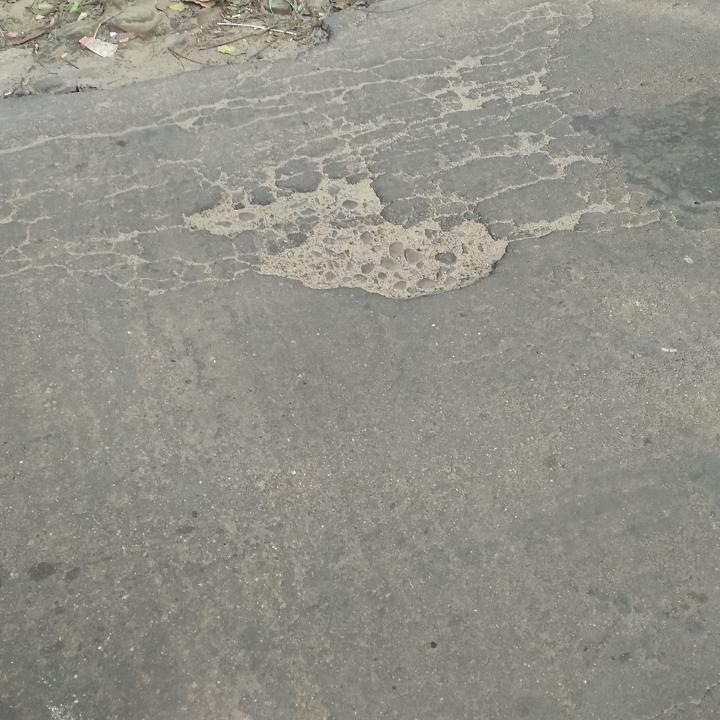
#> input picture samples/img-112_jpg.rf.f2165fc7173878a7c1ad397c7ed595d9.jpg, 720 x 720 px
$ python -i detector.py   (imports and definitions only)
#> lines starting #> are read from the running program, lines starting #| are printed output that depends on the picture; after the words box and inside, x2 and y2 are one past the last pixel; in counts of white or black regions, pixels touching at a corner belong together
### utils/preprocess.py
import cv2
import numpy as np
from pathlib import Path

def to_gray(img):
    """
    Converts an RGB or BGR image to grayscale.
    """
    if len(img.shape) == 3 and img.shape[2] == 3:
        return cv2.cvtColor(img, cv2.COLOR_RGB2GRAY)
    return img.copy()

# [15 lines left out: function load_and_resize, not called in this run]

def preprocess_with_otsu_and_erosion(gray):
    # Apply CLAHE first
    clahe = cv2.createCLAHE(clipLimit=2.0, tileGridSize=(8, 8))
    enhanced = clahe.apply(gray)

    # Global OTSU threshold
    _, binary = cv2.threshold(enhanced, 0, 255, cv2.THRESH_BINARY_INV + cv2.THRESH_OTSU)

    # Erosion with 3x3 kernel
    kernel = np.ones((3, 3), np.uint8)
    eroded = cv2.erode(binary, kernel, iterations=1)

    return eroded

### features.py
import numpy as np
import cv2

# --- Darkness Score ---
def get_darkness_score(roi, debug=False):
    mean = roi.mean()
    threshold = mean * 0.6
    mask = roi < threshold
    dark_frac = mask.mean()

    if debug:
        print(f"[DARKNESS] ROI mean={mean:.1f}, threshold={threshold:.1f}, dark_fraction={dark_frac:.3f}")

    return float(np.clip(dark_frac * 2.5, 0.0, 1.0))  # Boost scoring

# --- Texture Score (standard deviation) ---
def get_texture_score(roi, debug=False):
    sigma = roi.std()

    # Normalize std dev to score between 0 and 1
    score = np.clip(sigma / 25.0, 0.0, 1.0)

    if debug:
        print(f"[TEXTURE] σ={sigma:.2f}, score={score:.2f}")

    return float(score)

# --- Shape Score ---
def get_shape_score(contour, debug=False):
    area = cv2.contourArea(contour)
    x, y, w, h = cv2.boundingRect(contour)
    rect_area = w * h
    aspect = w / (h + 1e-6)

    extent = area / (rect_area + 1e-6)
    circularity = 4 * np.pi * area / (cv2.arcLength(contour, True)**2 + 1e-6)

    score = 0.0
    if 0.5 < aspect < 2.0 and extent > 0.4:
        score = np.clip(circularity * 2, 0.0, 1.0)

    if debug:
        print(f"[SHAPE] aspect={aspect:.2f}, extent={extent:.2f}, circularity={circularity:.2f}, score={score:.2f}")

    return float(score)

# --- ORB Keypoint Density ---
def get_orb_score(img, box, debug=False):
    x, y, w, h = box
    roi_gray = cv2.cvtColor(img[y:y+h, x:x+w], cv2.COLOR_RGB2GRAY)
    orb = cv2.ORB_create()
    keypoints = orb.detect(roi_gray, None)

    density = len(keypoints) / (w * h + 1e-6)
    score = np.clip(density * 3000, 0.0, 1.0)

    if debug:
        print(f"[ORB] keypoints={len(keypoints)}, density={density:.5f}, score={score:.2f}")

    return float(score)

### detector.py
import numpy as np
import cv2
from utils.preprocess import to_gray, preprocess_with_otsu_and_erosion
from features import (
    get_darkness_score,
    get_texture_score,
    get_shape_score,
    get_orb_score
)

CFG = dict(
    blur_kernel        = (5, 5),
    adaptive_blocksize = 21,
    adaptive_C         = 10,
    min_area_px        = 150,
    confidence_thresh  = 0.5,
    debug              = False
)

def detect_best_pothole(img, cfg=None, debug=False):
    p = {**CFG, **(cfg or {})}
    gray = to_gray(img)

    results = []

    # --- OTSU path ---
    mask_otsu = preprocess_with_otsu_and_erosion(gray)
    results.append(_get_best_from_mask(mask_otsu, img, gray, p, debug, label="OTSU"))

    # --- Adaptive Threshold path ---
    blurred = cv2.GaussianBlur(gray, p['blur_kernel'], 0)
    mask_adapt = cv2.adaptiveThreshold(
        blurred, 255,
        cv2.ADAPTIVE_THRESH_MEAN_C,
        cv2.THRESH_BINARY_INV,
        p['adaptive_blocksize'],
        p['adaptive_C']
    )
    results.append(_get_best_from_mask(mask_adapt, img, gray, p, debug, label="ADAPTIVE"))

    # --- Return best of both ---
    best_conf, best_box = max(results, key=lambda x: x[0])
    if best_conf >= p['confidence_thresh']:
        return best_conf, best_box
    return 0.0, (0, 0, 1, 1)

# --- Helper for extracting best candidate from a binary mask ---
def _get_best_from_mask(binary, img, gray, p, debug=False, label=""):
    contours, _ = cv2.findContours(binary, cv2.RETR_EXTERNAL, cv2.CHAIN_APPROX_SIMPLE)
    if debug:
        print(f"[{label}] Found {len(contours)} contours")

    best_conf = 0.0
    best_box = None

    for cnt in contours:
        x, y, w, h = cv2.boundingRect(cnt)
        area = w * h
        if area < p['min_area_px']:
            continue

        roi = gray[y:y+h, x:x+w]
        c_dark   = get_darkness_score(roi, debug)
        c_tex    = get_texture_score(roi, debug)
        c_shape  = get_shape_score(cnt, debug)
        c_orb    = get_orb_score(img, (x, y, w, h), debug)

        confidence = (
            0.3 * c_dark +
            0.3 * c_tex +
            0.2 * c_shape +
            0.2 * c_orb
        )

        if debug:
            print(f"[{label}] CANDIDATE @({x},{y},{w},{h}) → conf: {confidence:.2f}")

        if confidence > best_conf:
            best_conf = confidence
            best_box = (x, y, w, h)

    return best_conf, best_box

>>> import cv2
>>> picture = cv2.imread('samples/img-112_jpg.rf.f2165fc7173878a7c1ad397c7ed595d9.jpg')
#> picture is the input picture: shape (720, 720, 3); mean B, G, R 136.8, 145.6, 146.2
>>> result = detect_best_pothole(picture)
#> in preprocess_with_otsu_and_erosion, `enhanced = clahe.apply(gray)`:
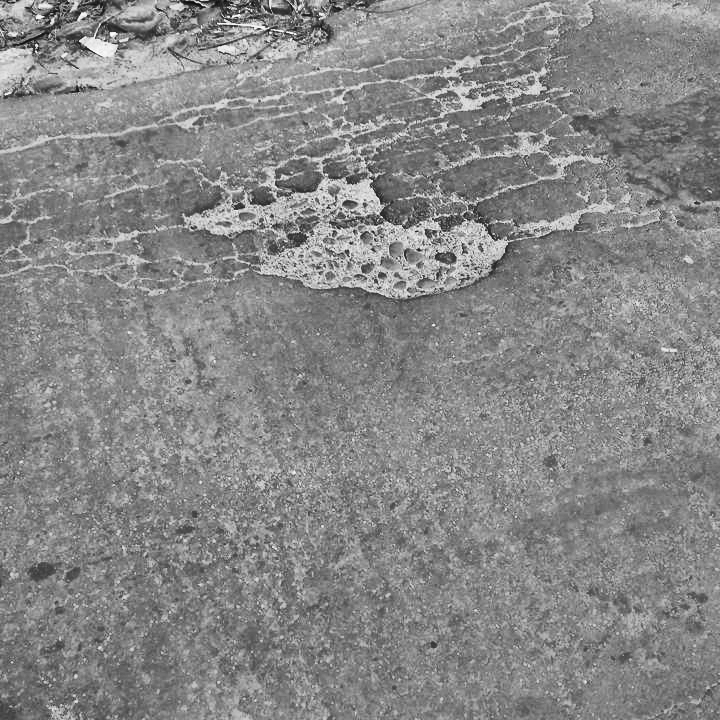
#> enhanced: shape (720, 720); min 11, max 255, mean 135.2
#> in preprocess_with_otsu_and_erosion, `_, binary = cv2.threshold(enhanced, 0, 255, cv2.THRESH_BINARY_INV + cv..`:
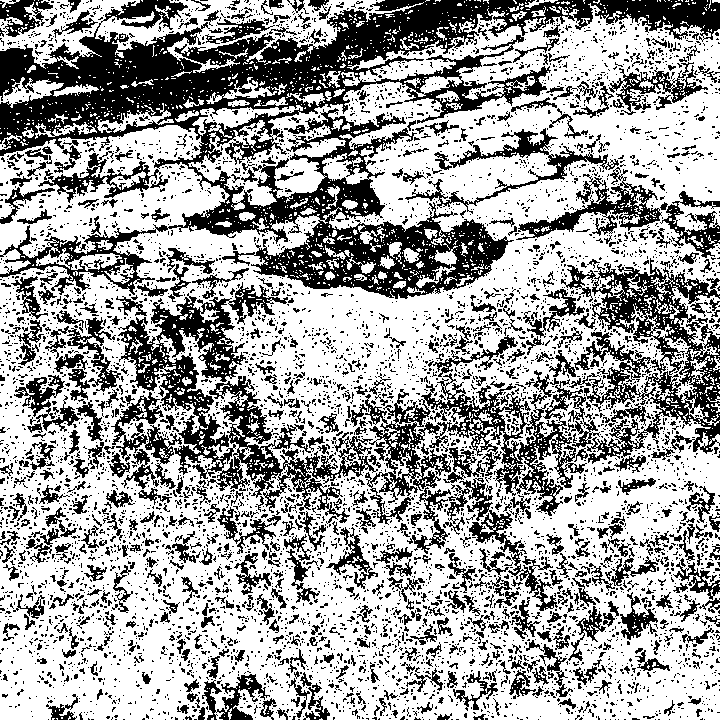
#> binary: shape (720, 720); 63.6% white; 6099 black regions (5423 under 20 px), largest, box (x1, y1, x2, y2) and area: (0, 0, 720, 299) 61175, (118, 282, 378, 523) 14458, (561, 258, 720, 473) 11381
#> in preprocess_with_otsu_and_erosion, `eroded = cv2.erode(binary, kernel, iterations=1)`:
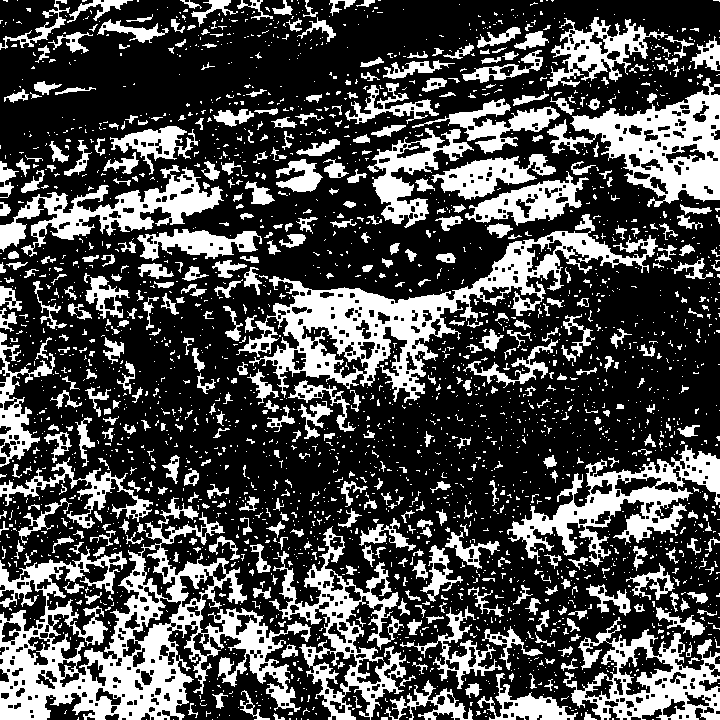
#> eroded: shape (720, 720); 30.1% white; 2613 white regions (2130 under 20 px)
#> in _get_best_from_mask, `contours, _ = cv2.findContours(binary, cv2.RETR_EXTERNAL, cv2.CHAIN_AP..`: contours = 2581 contours, 2265 with area under 20; largest, box (x1, y1, x2, y2) and area: (0, 497, 311, 720) 27738, (236, 214, 658, 403) 18432, (547, 78, 720, 207) 10018, (563, 617, 720, 720) 8368, (507, 445, 720, 567) 8338
#> the loop in _get_best_from_mask, `for cnt in contours:` made 2581 passes
#> (c_dark, c_tex, c_shape) on passes 63, 67, 79, 154, 226, 239, 767, 1870: (0, 0.272, 0), (0, 0.396, 0), (0, 0.196, 0.618), (0, 0.243, 0.766), (0, 0.315, 0.663), (0.000155, 0.315, 0.101), (0, 0.47, 0), (0, 0.744, 1)
#> after the loop in _get_best_from_mask, `for cnt in contours:`:
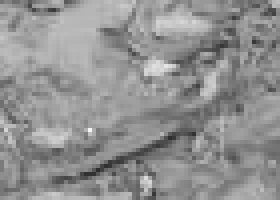
#> roi: shape (50, 70) (shown 4 times larger); min 45, max 245, mean 145.3
#> after the loop in _get_best_from_mask, `for cnt in contours:`: best_conf = 0.452
#> in detect_best_pothole, `mask_adapt = cv2.adaptiveThreshold( blurred, 255, cv2.ADAPTIVE_THRESH_..`:
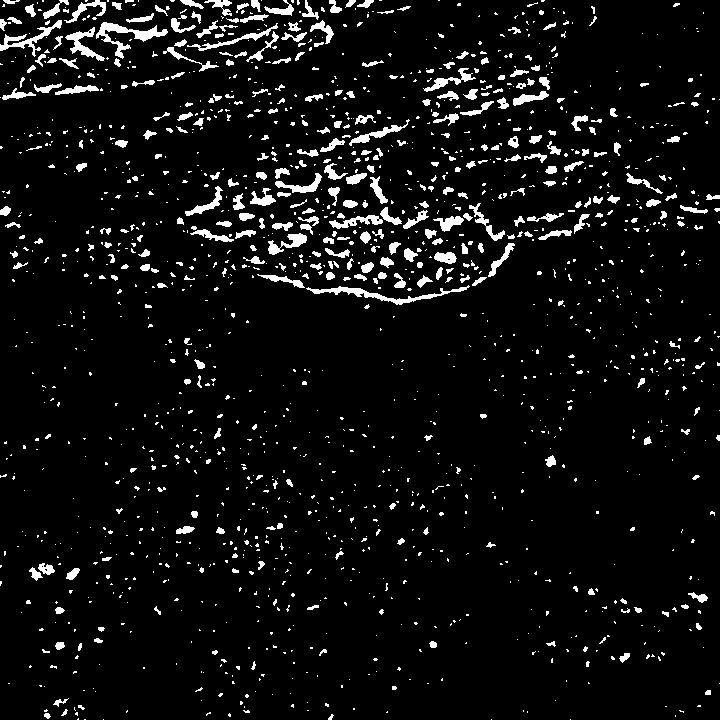
#> mask_adapt: shape (720, 720); 6.1% white; 1619 white regions (1263 under 20 px)
#> in _get_best_from_mask (call 2), `contours, _ = cv2.findContours(binary, cv2.RETR_EXTERNAL, cv2.CHAIN_AP..`: contours = 1619 contours, 1386 with area under 20; largest, box (x1, y1, x2, y2) and area: (96, 22, 168, 59) 582, (306, 285, 470, 305) 540, (0, 20, 62, 57) 376, (65, 27, 105, 61) 346, (268, 233, 307, 255) 288
#> the loop in _get_best_from_mask (call 2), `for cnt in contours:` made 1619 passes

$ run again, on samples/img-118_jpg.rf.75b7bf6e55f6d7b25f190d74200033c8.jpg
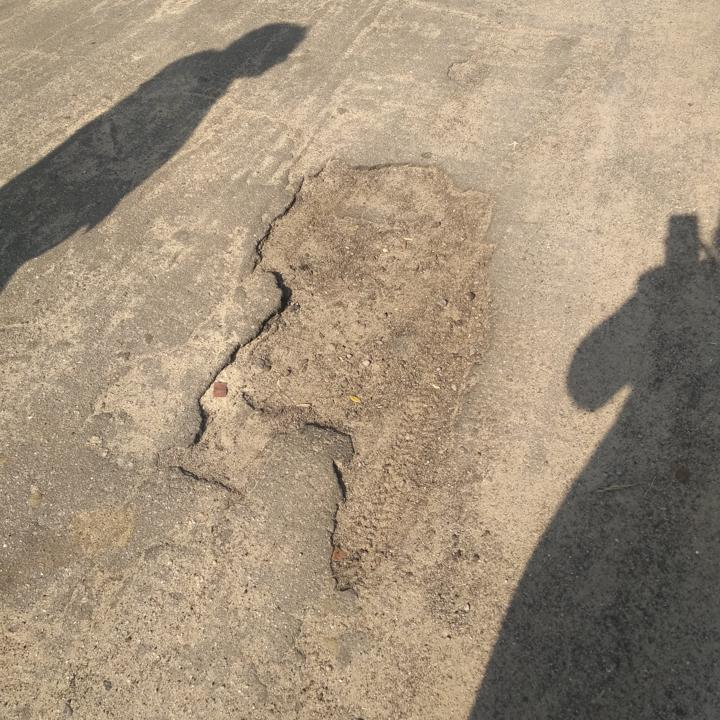
#> input picture samples/img-118_jpg.rf.75b7bf6e55f6d7b25f190d74200033c8.jpg, 720 x 720 px
#> picture is the input picture: shape (720, 720, 3); mean B, G, R 123.2, 145, 161.8
#> in preprocess_with_otsu_and_erosion, `_, binary = cv2.threshold(enhanced, 0, 255, cv2.THRESH_BINARY_INV + cv..`:
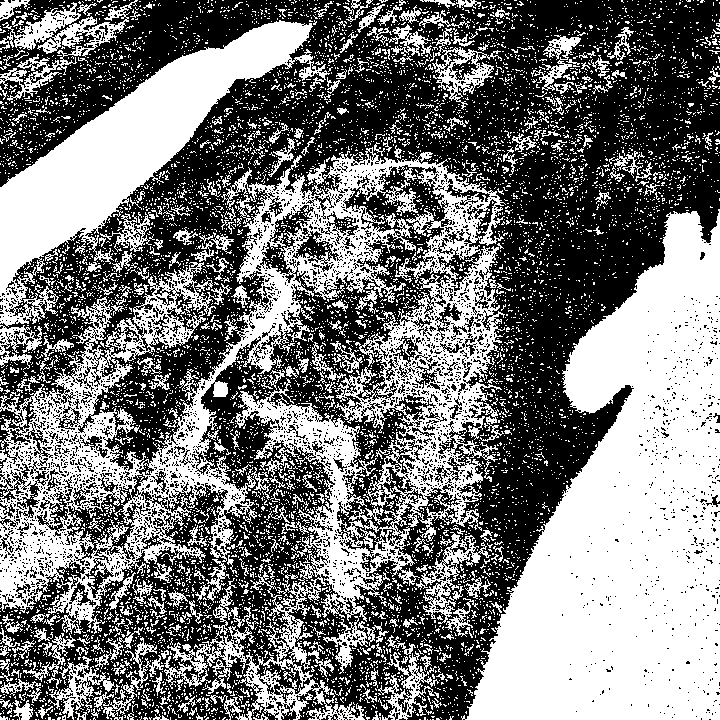
#> binary: shape (720, 720); 47.5% white; 8205 white regions (7810 under 20 px), largest, box (x1, y1, x2, y2) and area: (0, 147, 506, 720) 82026, (461, 209, 720, 720) 77274, (0, 20, 330, 327) 27120
#> eroded: shape (720, 720); 21.6% white; 1968 white regions (1833 under 20 px)
#> contours = 1968 contours, 1895 with area under 20; largest, box (x1, y1, x2, y2) and area: (468, 212, 720, 720) 74895, (0, 22, 311, 295) 23305, (327, 531, 369, 597) 804, (241, 269, 292, 346) 774, (299, 420, 354, 465) 548
#> the loop in _get_best_from_mask, `for cnt in contours:` made 1968 passes
#> (mean in get_darkness_score, threshold in get_darkness_score, dark_frac in get_darkness_score) on pass 48: (132.4, 79.46, 0.00893)
#> after the loop in _get_best_from_mask, `for cnt in contours:`: best_conf = 0.62
#> mask_adapt: shape (720, 720); 12.6% white; 3660 white regions (2927 under 20 px)
#> contours = 3660 contours, 3234 with area under 20; largest, box (x1, y1, x2, y2) and area: (0, 23, 312, 293) 4902, (468, 395, 634, 720) 2116, (566, 266, 667, 413) 1434, (188, 268, 292, 452) 1299, (664, 213, 709, 266) 652
#> the loop in _get_best_from_mask (call 2), `for cnt in contours:` made 3660 passes
#> (mean in get_darkness_score, threshold in get_darkness_score, dark_frac in get_darkness_score) on pass 47: (134.5, 80.68, 0.0109)
#> after the loop in _get_best_from_mask (call 2), `for cnt in contours:`:
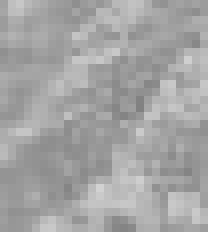
#> roi: shape (29, 26) (shown 8 times larger); min 129, max 210, mean 164.2

$ run again, on samples/img-126_jpg.rf.eab9b684c8570533e5cd43517776eeec.jpg
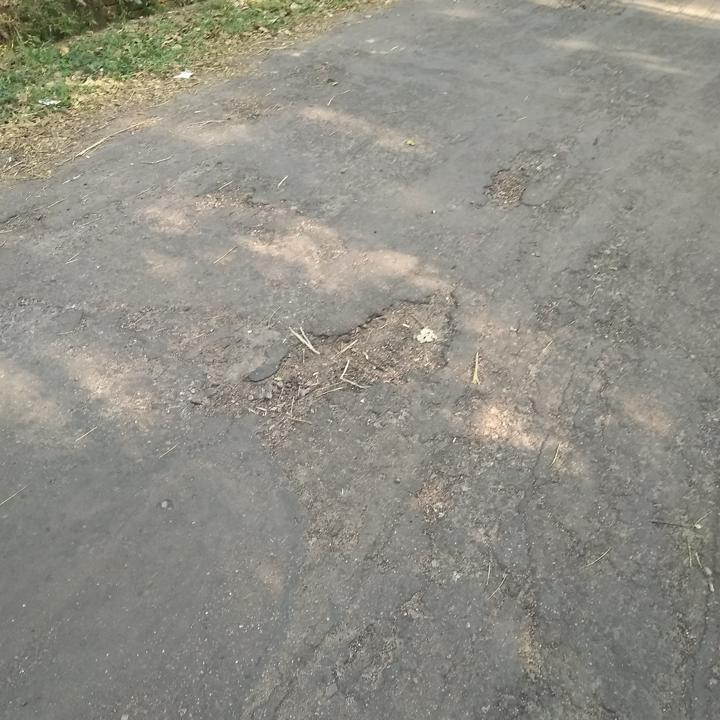
#> input picture samples/img-126_jpg.rf.eab9b684c8570533e5cd43517776eeec.jpg, 720 x 720 px
#> picture is the input picture: shape (720, 720, 3); mean B, G, R 133.7, 142.9, 144.9
#> in preprocess_with_otsu_and_erosion, `_, binary = cv2.threshold(enhanced, 0, 255, cv2.THRESH_BINARY_INV + cv..`:
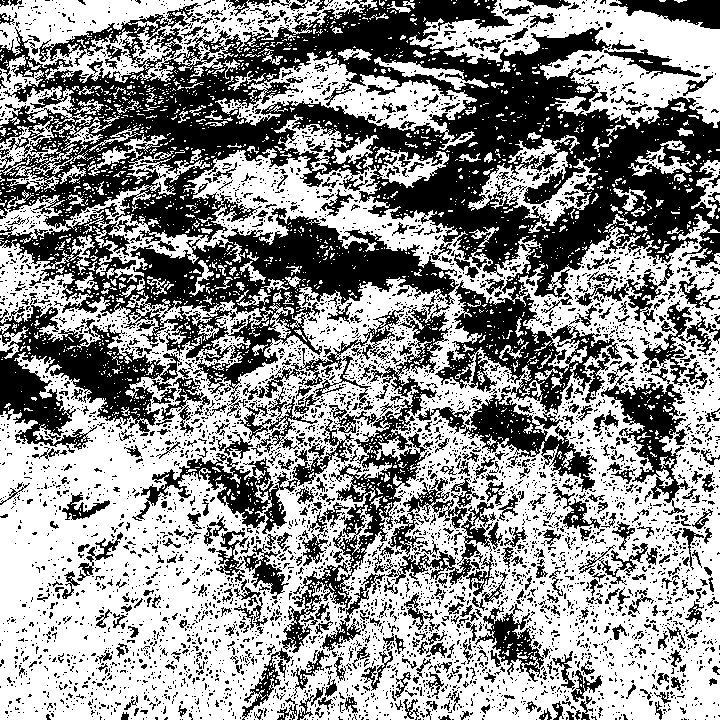
#> binary: shape (720, 720); 56.7% white; 5245 black regions (4686 under 20 px), largest, box (x1, y1, x2, y2) and area: (0, 0, 720, 492) 125039, (0, 293, 182, 453) 11256, (282, 303, 452, 653) 8785
#> eroded: shape (720, 720); 25.3% white; 2549 white regions (2150 under 20 px)
#> contours = 2498 contours, 2240 with area under 20; largest, box (x1, y1, x2, y2) and area: (0, 414, 290, 720) 55087, (499, 0, 720, 127) 10075, (579, 580, 720, 720) 9568, (0, 0, 225, 47) 4153, (570, 396, 668, 524) 2652
#> the loop in _get_best_from_mask, `for cnt in contours:` made 2498 passes
#> (mean in get_darkness_score, threshold in get_darkness_score, dark_frac in get_darkness_score) on pass 59: (119.2, 71.55, 0)
#> after the loop in _get_best_from_mask, `for cnt in contours:`: best_conf = 0.507
#> in detect_best_pothole, `mask_adapt = cv2.adaptiveThreshold( blurred, 255, cv2.ADAPTIVE_THRESH_..`:
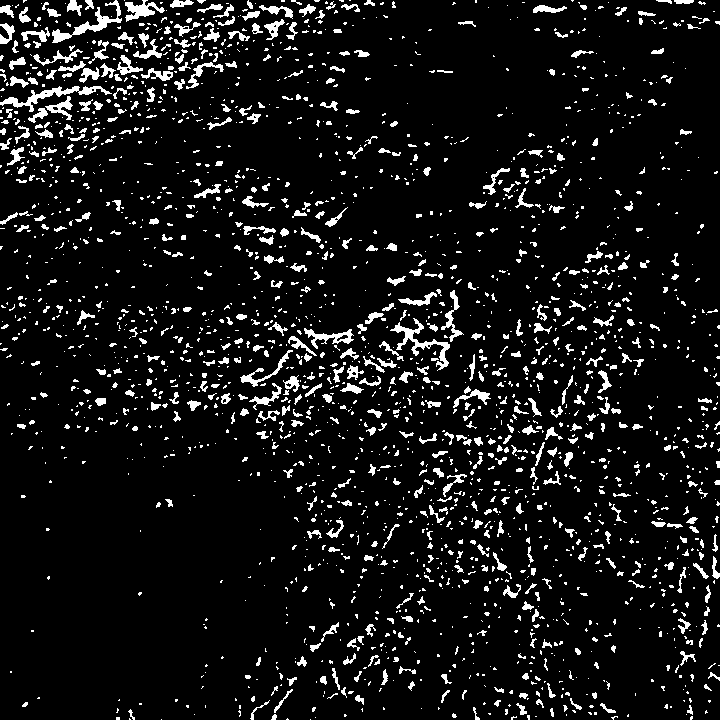
#> mask_adapt: shape (720, 720); 8.1% white; 2335 white regions (1750 under 20 px)
#> contours = 2335 contours, 2000 with area under 20; largest, box (x1, y1, x2, y2) and area: (0, 86, 112, 112) 530, (52, 0, 122, 43) 510, (390, 318, 450, 371) 504, (125, 0, 165, 22) 320, (304, 328, 354, 349) 316
#> the loop in _get_best_from_mask (call 2), `for cnt in contours:` made 2335 passes
#> (mean in get_darkness_score, threshold in get_darkness_score, dark_frac in get_darkness_score) on pass 44: (102.5, 61.5, 0)
